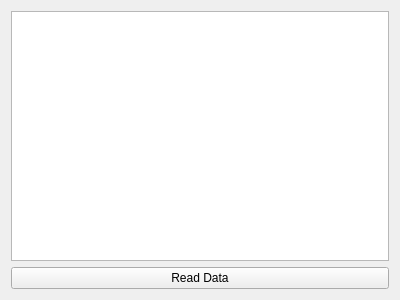
<?xml version="1.0" encoding="UTF-8"?>
<ui version="4.0">
 <class>Widget</class>
 <widget class="QWidget" name="Widget">
  <property name="geometry">
   <rect>
    <x>0</x>
    <y>0</y>
    <width>400</width>
    <height>300</height>
   </rect>
  </property>
  <property name="windowTitle">
   <string>Form</string>
  </property>
  <layout class="QVBoxLayout" name="verticalLayout">
   <item>
    <widget class="QTableView" name="tableView"/>
   </item>
   <item>
    <widget class="QPushButton" name="read_data_button">
     <property name="text">
      <string>Read Data</string>
     </property>
    </widget>
   </item>
  </layout>
 </widget>
 <resources/>
 <connections/>
</ui>
